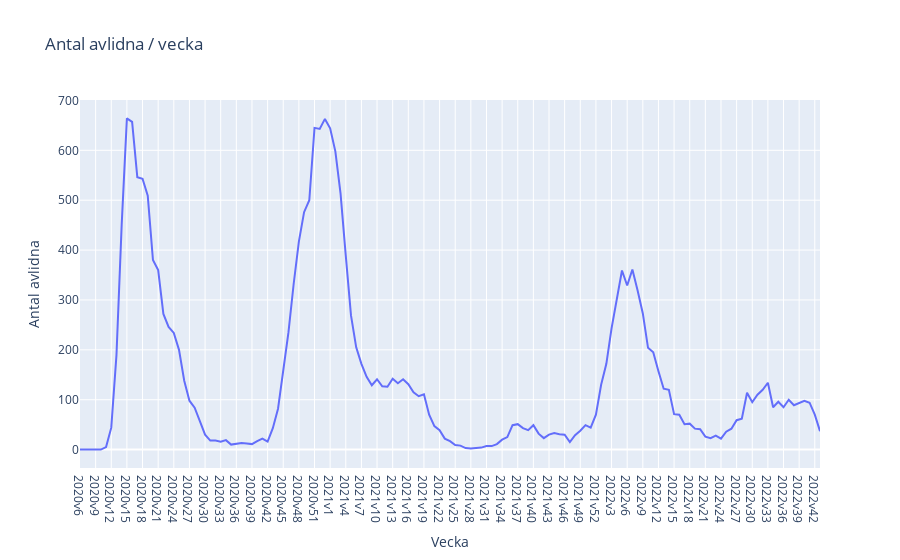

Notebook cell for this chart:
### Markdown cell above
___
# c)

### Code cell
fig = px.line(df_covid19, x = "Vecka", y = "Antal avlidna", title = "Antal avlidna / vecka")
fig.show()
fig.write_html("Visualiseringar/antal_avlidna_vecka.html")

### Figure 1 — Plotly figure (JSON) as saved in the notebook; plotly's stock layout.template omitted (floating-point values rounded to 4 significant figures; data arrays with more than 128 entries replaced by an {"elided": "..."} marker saying what was removed)
{"data": [{"hovertemplate": "Vecka=%{x}<br>Antal avlidna=%{y}<extra></extra>", "legendgroup": "", "line": {"color": "#636efa", "dash": "solid"}, "marker": {"symbol": "circle"}, "mode": "lines", "name": "", "orientation": "v", "showlegend": false, "type": "scatter", "x": {"elided": "143 str values"}, "xaxis": "x", "y": {"elided": "143 int values"}, "yaxis": "y"}], "layout": {"legend": {"tracegroupgap": 0}, "title": {"text": "Antal avlidna / vecka"}, "xaxis": {"anchor": "y", "domain": [0, 1], "title": {"text": "Vecka"}}, "yaxis": {"anchor": "x", "domain": [0, 1], "title": {"text": "Antal avlidna"}}}}
